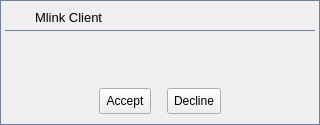
<?xml version="1.0" encoding="UTF-8"?>
<ui version="4.0">
 <class>notification</class>
 <widget class="QWidget" name="notification">
  <property name="geometry">
   <rect>
    <x>0</x>
    <y>0</y>
    <width>320</width>
    <height>125</height>
   </rect>
  </property>
  <property name="sizePolicy">
   <sizepolicy hsizetype="Fixed" vsizetype="Fixed">
    <horstretch>0</horstretch>
    <verstretch>0</verstretch>
   </sizepolicy>
  </property>
  <property name="minimumSize">
   <size>
    <width>320</width>
    <height>120</height>
   </size>
  </property>
  <property name="maximumSize">
   <size>
    <width>320</width>
    <height>125</height>
   </size>
  </property>
  <property name="windowTitle">
   <string>Mlink Client Notification</string>
  </property>
  <property name="windowIcon">
   <iconset>
    <normaloff>null_team-32.png</normaloff>null_team-32.png</iconset>
  </property>
  <property name="_yate_window" stdset="0">
   <bool>true</bool>
  </property>
  <property name="_yate_windowflags" stdset="0">
   <string>notificationtype,stayontop,frameless</string>
  </property>
  <property name="_yate_notificationwindow" stdset="0">
   <bool>true</bool>
  </property>
  <property name="_yate_showwnd_onactive_osapple" stdset="0">
   <string>mainwindow</string>
  </property>
  <layout class="QVBoxLayout">
   <property name="spacing">
    <number>0</number>
   </property>
   <property name="margin">
    <number>0</number>
   </property>
   <item>
    <widget class="QFrame" name="frame_window">
     <property name="styleSheet">
      <string>QFrame#frame_window {
  border: 1px solid #717fa0;
}</string>
     </property>
     <layout class="QVBoxLayout">
      <property name="leftMargin">
       <number>4</number>
      </property>
      <property name="topMargin">
       <number>4</number>
      </property>
      <property name="rightMargin">
       <number>4</number>
      </property>
      <property name="bottomMargin">
       <number>10</number>
      </property>
      <item>
       <widget class="QFrame" name="frame_title">
        <property name="sizePolicy">
         <sizepolicy hsizetype="Expanding" vsizetype="Fixed">
          <horstretch>0</horstretch>
          <verstretch>0</verstretch>
         </sizepolicy>
        </property>
        <property name="minimumSize">
         <size>
          <width>16</width>
          <height>26</height>
         </size>
        </property>
        <property name="maximumSize">
         <size>
          <width>16777215</width>
          <height>26</height>
         </size>
        </property>
        <property name="styleSheet">
         <string>QFrame#frame_title {
 border: 0px;
 border-bottom: 1px solid #717fa0;
}</string>
        </property>
        <property name="frameShape">
         <enum>QFrame::StyledPanel</enum>
        </property>
        <layout class="QHBoxLayout">
         <property name="margin">
          <number>0</number>
         </property>
         <item>
          <widget class="QLabel" name="image">
           <property name="sizePolicy">
            <sizepolicy hsizetype="Fixed" vsizetype="Expanding">
             <horstretch>0</horstretch>
             <verstretch>0</verstretch>
            </sizepolicy>
           </property>
           <property name="minimumSize">
            <size>
             <width>24</width>
             <height>0</height>
            </size>
           </property>
           <property name="maximumSize">
            <size>
             <width>24</width>
             <height>16777215</height>
            </size>
           </property>
           <property name="pixmap">
            <pixmap>null_team-16.png</pixmap>
           </property>
           <property name="alignment">
            <set>Qt::AlignCenter</set>
           </property>
          </widget>
         </item>
         <item>
          <widget class="QLabel" name="title">
           <property name="sizePolicy">
            <sizepolicy hsizetype="Expanding" vsizetype="Expanding">
             <horstretch>0</horstretch>
             <verstretch>0</verstretch>
            </sizepolicy>
           </property>
           <property name="font">
            <font>
             <pointsize>10</pointsize>
            </font>
           </property>
           <property name="text">
            <string>Mlink Client</string>
           </property>
          </widget>
         </item>
         <item>
          <widget class="QToolButton" name="button_hide">
           <property name="minimumSize">
            <size>
             <width>20</width>
             <height>20</height>
            </size>
           </property>
           <property name="maximumSize">
            <size>
             <width>20</width>
             <height>20</height>
            </size>
           </property>
           <property name="focusPolicy">
            <enum>Qt::NoFocus</enum>
           </property>
           <property name="toolTip">
            <string>Close</string>
           </property>
           <property name="icon">
            <iconset>
             <normaloff>close_16.png</normaloff>close_16.png</iconset>
           </property>
           <property name="autoRaise">
            <bool>true</bool>
           </property>
           <property name="_yate_normal_icon" stdset="0">
            <string>close_16.png</string>
           </property>
           <property name="_yate_pressed_icon" stdset="0">
            <string>close_16_pressed.png</string>
           </property>
           <property name="_yate_hover_icon" stdset="0">
            <string>close_16_hover.png</string>
           </property>
          </widget>
         </item>
        </layout>
       </widget>
      </item>
      <item>
       <widget class="QLabel" name="text">
        <property name="sizePolicy">
         <sizepolicy hsizetype="Expanding" vsizetype="Expanding">
          <horstretch>0</horstretch>
          <verstretch>0</verstretch>
         </sizepolicy>
        </property>
        <property name="font">
         <font>
          <pointsize>10</pointsize>
         </font>
        </property>
        <property name="alignment">
         <set>Qt::AlignCenter</set>
        </property>
        <property name="wordWrap">
         <bool>true</bool>
        </property>
        <property name="textInteractionFlags">
         <set>Qt::TextSelectableByMouse</set>
        </property>
       </widget>
      </item>
      <item>
       <layout class="QHBoxLayout">
        <item>
         <spacer>
          <property name="orientation">
           <enum>Qt::Horizontal</enum>
          </property>
          <property name="sizeHint" stdset="0">
           <size>
            <width>40</width>
            <height>20</height>
           </size>
          </property>
         </spacer>
        </item>
        <item>
         <widget class="QToolButton" name="answeraction">
          <property name="sizePolicy">
           <sizepolicy hsizetype="Minimum" vsizetype="Fixed">
            <horstretch>0</horstretch>
            <verstretch>0</verstretch>
           </sizepolicy>
          </property>
          <property name="minimumSize">
           <size>
            <width>0</width>
            <height>26</height>
           </size>
          </property>
          <property name="maximumSize">
           <size>
            <width>16777215</width>
            <height>26</height>
           </size>
          </property>
          <property name="toolTip">
           <string>Answer the call</string>
          </property>
          <property name="text">
           <string>Accept</string>
          </property>
          <property name="icon">
           <iconset>
            <normaloff>answer_20.png</normaloff>answer_20.png</iconset>
          </property>
          <property name="iconSize">
           <size>
            <width>20</width>
            <height>20</height>
           </size>
          </property>
          <property name="toolButtonStyle">
           <enum>Qt::ToolButtonTextBesideIcon</enum>
          </property>
          <property name="_yate_identity" stdset="0">
           <string>answer</string>
          </property>
          <property name="_yate_normal_icon" stdset="0">
           <string>answer_20.png</string>
          </property>
          <property name="_yate_pressed_icon" stdset="0">
           <string>answer_20_pressed.png</string>
          </property>
          <property name="_yate_hover_icon" stdset="0">
           <string>answer_20_hover.png</string>
          </property>
         </widget>
        </item>
        <item>
         <spacer>
          <property name="orientation">
           <enum>Qt::Horizontal</enum>
          </property>
          <property name="sizeType">
           <enum>QSizePolicy::Fixed</enum>
          </property>
          <property name="sizeHint" stdset="0">
           <size>
            <width>10</width>
            <height>20</height>
           </size>
          </property>
         </spacer>
        </item>
        <item>
         <widget class="QToolButton" name="hangupaction">
          <property name="sizePolicy">
           <sizepolicy hsizetype="Minimum" vsizetype="Fixed">
            <horstretch>0</horstretch>
            <verstretch>0</verstretch>
           </sizepolicy>
          </property>
          <property name="minimumSize">
           <size>
            <width>0</width>
            <height>26</height>
           </size>
          </property>
          <property name="maximumSize">
           <size>
            <width>16777215</width>
            <height>26</height>
           </size>
          </property>
          <property name="toolTip">
           <string>Hangup/reject the call</string>
          </property>
          <property name="text">
           <string>Decline</string>
          </property>
          <property name="icon">
           <iconset>
            <normaloff>hangup_20.png</normaloff>hangup_20.png</iconset>
          </property>
          <property name="iconSize">
           <size>
            <width>20</width>
            <height>20</height>
           </size>
          </property>
          <property name="toolButtonStyle">
           <enum>Qt::ToolButtonTextBesideIcon</enum>
          </property>
          <property name="_yate_identity" stdset="0">
           <string>hangup</string>
          </property>
          <property name="_yate_normal_icon" stdset="0">
           <string>hangup_20.png</string>
          </property>
          <property name="_yate_pressed_icon" stdset="0">
           <string>hangup_20_pressed.png</string>
          </property>
          <property name="_yate_hover_icon" stdset="0">
           <string>hangup_20_hover.png</string>
          </property>
          <property name="_yate_filterevents" stdset="0">
           <bool>true</bool>
          </property>
         </widget>
        </item>
        <item>
         <spacer>
          <property name="orientation">
           <enum>Qt::Horizontal</enum>
          </property>
          <property name="sizeHint" stdset="0">
           <size>
            <width>40</width>
            <height>20</height>
           </size>
          </property>
         </spacer>
        </item>
       </layout>
      </item>
     </layout>
    </widget>
   </item>
  </layout>
 </widget>
 <resources/>
 <connections/>
</ui>
